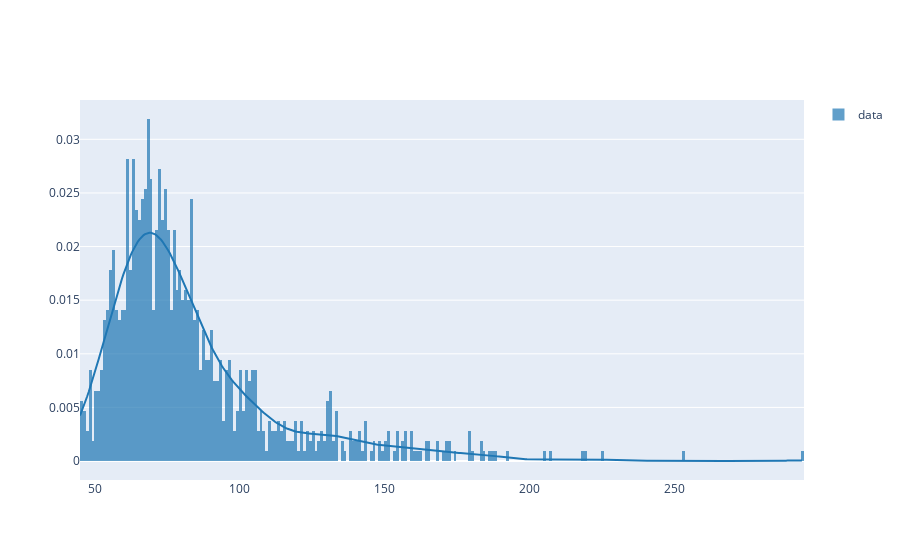

Write notebook code for a chart like this one.
### Code cell
import plotly.figure_factory as ff

ff.create_distplot(
    [np.exp(tagged_df.planned_service_time_sum_log), ],
    ['data'],
    show_rug=False
)

### Figure 1 — Plotly figure (JSON) as saved in the notebook; plotly's stock layout.template omitted (floating-point values rounded to 4 significant figures; data arrays with more than 128 entries replaced by an {"elided": "..."} marker saying what was removed)
{"data": [{"autobinx": false, "histnorm": "probability density", "legendgroup": "data", "marker": {"color": "rgb(31, 119, 180)"}, "name": "data", "opacity": 0.7, "type": "histogram", "x": {"elided": "1066 float values"}, "xaxis": "x", "xbins": {"end": 294.7, "size": 1, "start": 44.87}, "yaxis": "y"}, {"legendgroup": "data", "marker": {"color": "rgb(31, 119, 180)"}, "mode": "lines", "name": "data", "showlegend": false, "type": "scatter", "x": {"elided": "500 float values"}, "xaxis": "x", "y": {"elided": "500 float values"}, "yaxis": "y"}], "layout": {"barmode": "overlay", "hovermode": "closest", "legend": {"traceorder": "reversed"}, "xaxis": {"anchor": "y2", "domain": [0, 1], "zeroline": false}, "yaxis": {"anchor": "free", "domain": [0, 1], "position": 0}}}
